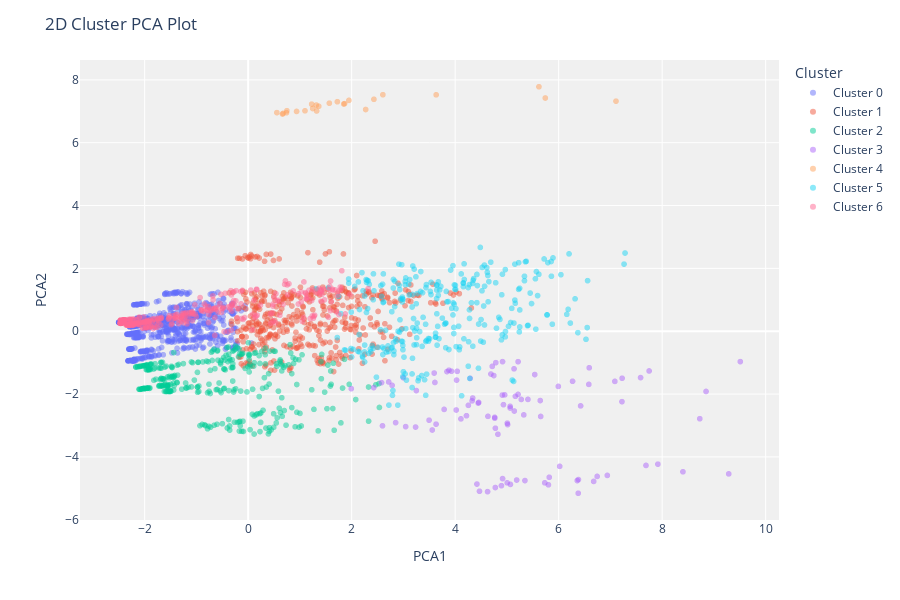
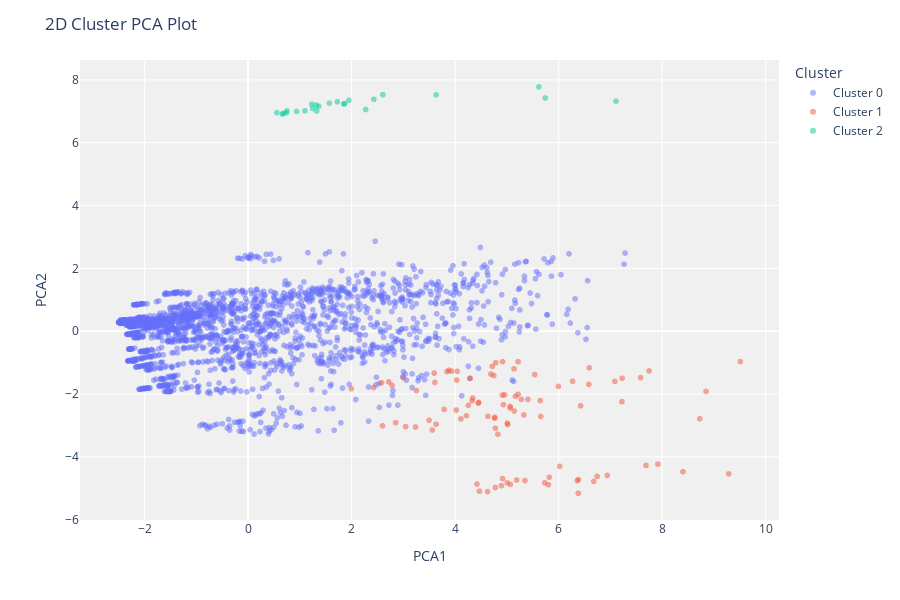

Notebook cell for these charts, in order:
### Code cell
#plotting the two best performers, kmeans and spectral clustering
kmeans = create_model('kmeans', num_clusters=7)
print('Kmeans Clusters')
plot_model(kmeans, plot = 'cluster')

sc = create_model('sc', num_clusters=3)
print('Spectral Clusters')
plot_model(sc, plot = 'cluster');

### Figure 1 — Plotly figure (JSON) as saved in the notebook; plotly's stock layout.template omitted (floating-point values rounded to 4 significant figures; data arrays with more than 128 entries replaced by an {"elided": "..."} marker saying what was removed)
{"data": [{"customdata": {"elided": "892x1 float values"}, "hovertemplate": "Cluster=Cluster 0<br>PCA1=%{x}<br>PCA2=%{y}<br>Feature=%{customdata[0]}<extra></extra>", "legendgroup": "Cluster 0", "marker": {"color": "#636efa", "opacity": 0.5, "symbol": "circle"}, "mode": "markers", "name": "Cluster 0", "showlegend": true, "textposition": "top center", "type": "scattergl", "x": {"elided": "892 float values"}, "xaxis": "x", "y": {"elided": "892 float values"}, "yaxis": "y"}, {"customdata": {"elided": "423x1 float values"}, "hovertemplate": "Cluster=Cluster 1<br>PCA1=%{x}<br>PCA2=%{y}<br>Feature=%{customdata[0]}<extra></extra>", "legendgroup": "Cluster 1", "marker": {"color": "#EF553B", "opacity": 0.5, "symbol": "circle"}, "mode": "markers", "name": "Cluster 1", "showlegend": true, "textposition": "top center", "type": "scattergl", "x": {"elided": "423 float values"}, "xaxis": "x", "y": {"elided": "423 float values"}, "yaxis": "y"}, {"customdata": {"elided": "334x1 float values"}, "hovertemplate": "Cluster=Cluster 2<br>PCA1=%{x}<br>PCA2=%{y}<br>Feature=%{customdata[0]}<extra></extra>", "legendgroup": "Cluster 2", "marker": {"color": "#00cc96", "opacity": 0.5, "symbol": "circle"}, "mode": "markers", "name": "Cluster 2", "showlegend": true, "textposition": "top center", "type": "scattergl", "x": {"elided": "334 float values"}, "xaxis": "x", "y": {"elided": "334 float values"}, "yaxis": "y"}, {"customdata": [[-0.006267], [-0.005855], [-0.006267], [-0.005855], [-0.006267], [-0.006267], [-0.005855], [-0.006267], [-0.006267], [-0.006267], [-0.006267], [-0.006267], [-0.006267], [-0.006267], [-0.006267], [-0.006267], [-0.005855], [-0.006267], [-0.006267], [-0.006267], [-0.006267], [-0.006267], [-0.006267], [-0.006267], [-0.006267], [-0.005855], [-0.007862], [-0.006267], [-0.005855], [-0.008587], [-0.005855], [-0.008587], [-0.008587], [-0.006267], [-0.008587], [-0.008587], [-0.008587], [-0.008587], [-0.008587], [-0.008587], [-0.008587], [-0.007862], [-0.007862], [-0.007862], [-0.005855], [-0.007862], [-0.007862], [-0.008587], [-0.008587], [-0.008587], [-0.008587], [-0.008587], [-0.008587], [-0.008587], [-0.008587], [-0.008587], [-0.005855], [-0.005855], [-0.005855], [-0.007862], [-0.007862], [-0.006267], [-0.007862], [-0.005855], [-0.005855], [-0.005855], [-0.005855], [-0.005855], [-0.005855], [-0.005855], [-0.005855], [-0.005855], [-0.005855], [-0.005855], [-0.007862], [-0.007862], [-0.007862], [-0.007862], [-0.007862], [-0.008587], [-0.008587], [-0.007862], [-0.007862], [-0.007862], [-0.007862], [-0.007862], [-0.005855], [-0.005855], [-0.007862], [-0.007862], [-0.008587], [-0.008587], [-0.007862], [-0.007862], [-0.008587], [-0.007862]], "hovertemplate": "Cluster=Cluster 3<br>PCA1=%{x}<br>PCA2=%{y}<br>Feature=%{customdata[0]}<extra></extra>", "legendgroup": "Cluster 3", "marker": {"color": "#ab63fa", "opacity": 0.5, "symbol": "circle"}, "mode": "markers", "name": "Cluster 3", "showlegend": true, "textposition": "top center", "type": "scattergl", "x": [4.327, 5.326, 4.339, 4.112, 7.582, 9.51, 3.496, 4.455, 5.164, 4.957, 5.994, 7.748, 6.582, 6.268, 7.085, 7.226, 8.726, 4.446, 4.219, 4.634, 4.02, 5.277, 5.406, 5.062, 5.653, 3.631, 4.785, 5.216, 8.847, 5.005, 5.644, 5.802, 5.818, 4.256, 6.676, 6.94, 6.382, 6.359, 5.731, 5.348, 5.188, 4.29, 4.747, 2.999, 7.223, 3.842, 4.915, 4.894, 6.378, 4.776, 4.47, 5.067, 4.626, 4.421, 4.916, 6.02, 4.934, 5.062, 6.424, 3.88, 3.594, 4.91, 3.929, 2.849, 3.235, 3.044, 3.557, 3.787, 2.596, 4.826, 5.013, 5.143, 5.008, 4.777, 1.993, 5.216, 6.59, 4.717, 5.138, 9.286, 6.744, 3.609, 3.25, 2.577, 2.782, 2.426, 4.765, 4.764, 2.716, 5.537, 7.917, 8.401, 4.691, 4.027, 7.687, 4.04], "xaxis": "x", "y": [-2.217, -2.663, -2.126, -2.79, -1.476, -0.9681, -2.831, -2.267, -2.072, -2.026, -1.757, -1.265, -1.692, -1.594, -1.597, -1.497, -2.784, -2.287, -2.689, -2.709, -2.508, -2.171, -2.17, -2.39, -2.713, -2.958, -1.001, -2.011, -1.917, -4.826, -2.207, -4.889, -4.649, -2.359, -4.78, -4.589, -4.721, -4.754, -4.825, -4.754, -4.737, -1.499, -1.412, -1.482, -2.242, -1.285, -0.9679, -4.916, -5.157, -4.975, -5.093, -4.876, -5.105, -4.865, -4.69, -4.301, -2.337, -2.444, -2.376, -1.241, -1.332, -2.033, -1.274, -2.91, -3.051, -3.036, -3.144, -2.489, -3.012, -3.28, -2.972, -2.54, -2.927, -3.088, -1.829, -0.9695, -1.164, -1.119, -1.196, -4.541, -4.621, -1.631, -1.89, -1.637, -1.725, -1.795, -2.768, -2.74, -1.614, -1.38, -4.232, -4.474, -1.362, -1.556, -4.272, -1.276], "yaxis": "y"}, {"customdata": [[0.01218], [0.01218], [0.01218], [0.01218], [0.01218], [0.01218], [0.01218], [0.01218], [0.01218], [0.01218], [0.01218], [0.01218], [0.01218], [0.01218], [0.01218], [0.01218], [0.01218], [0.01218], [0.01218], [0.01218], [0.01218], [0.01218], [0.01218], [0.01218]], "hovertemplate": "Cluster=Cluster 4<br>PCA1=%{x}<br>PCA2=%{y}<br>Feature=%{customdata[0]}<extra></extra>", "legendgroup": "Cluster 4", "marker": {"color": "#FFA15A", "opacity": 0.5, "symbol": "circle"}, "mode": "markers", "name": "Cluster 4", "showlegend": true, "textposition": "top center", "type": "scattergl", "x": [1.099, 0.5544, 0.7485, 5.619, 7.108, 0.7406, 5.742, 0.6641, 1.317, 3.633, 1.227, 1.365, 1.247, 1.323, 2.603, 1.569, 1.947, 1.862, 2.43, 0.9357, 0.6743, 1.723, 1.847, 2.271], "xaxis": "x", "y": [7.015, 6.957, 7.018, 7.781, 7.322, 6.954, 7.423, 6.913, 7.199, 7.525, 7.227, 7.16, 7.089, 7.011, 7.527, 7.258, 7.348, 7.244, 7.381, 6.996, 6.932, 7.305, 7.232, 7.057], "yaxis": "y"}, {"customdata": {"elided": "285x1 float values"}, "hovertemplate": "Cluster=Cluster 5<br>PCA1=%{x}<br>PCA2=%{y}<br>Feature=%{customdata[0]}<extra></extra>", "legendgroup": "Cluster 5", "marker": {"color": "#19d3f3", "opacity": 0.5, "symbol": "circle"}, "mode": "markers", "name": "Cluster 5", "showlegend": true, "textposition": "top center", "type": "scattergl", "x": {"elided": "285 float values"}, "xaxis": "x", "y": {"elided": "285 float values"}, "yaxis": "y"}, {"customdata": {"elided": "346x1 float values"}, "hovertemplate": "Cluster=Cluster 6<br>PCA1=%{x}<br>PCA2=%{y}<br>Feature=%{customdata[0]}<extra></extra>", "legendgroup": "Cluster 6", "marker": {"color": "#FF6692", "opacity": 0.5, "symbol": "circle"}, "mode": "markers", "name": "Cluster 6", "showlegend": true, "textposition": "top center", "type": "scattergl", "x": {"elided": "346 float values"}, "xaxis": "x", "y": {"elided": "346 float values"}, "yaxis": "y"}], "layout": {"height": 600, "legend": {"title": {"text": "Cluster"}, "tracegroupgap": 0}, "margin": {"t": 60}, "plot_bgcolor": "rgb(240,240,240)", "title": {"text": "2D Cluster PCA Plot"}, "xaxis": {"anchor": "y", "domain": [0, 1], "title": {"text": "PCA1"}}, "yaxis": {"anchor": "x", "domain": [0, 1], "title": {"text": "PCA2"}}}}

### Figure 2 — Plotly figure (JSON) as saved in the notebook; plotly's stock layout.template omitted (floating-point values rounded to 4 significant figures; data arrays with more than 128 entries replaced by an {"elided": "..."} marker saying what was removed)
{"data": [{"customdata": {"elided": "2280x1 float values"}, "hovertemplate": "Cluster=Cluster 0<br>PCA1=%{x}<br>PCA2=%{y}<br>Feature=%{customdata[0]}<extra></extra>", "legendgroup": "Cluster 0", "marker": {"color": "#636efa", "opacity": 0.5, "symbol": "circle"}, "mode": "markers", "name": "Cluster 0", "showlegend": true, "textposition": "top center", "type": "scattergl", "x": {"elided": "2280 float values"}, "xaxis": "x", "y": {"elided": "2280 float values"}, "yaxis": "y"}, {"customdata": [[-0.007862], [-0.005855], [-0.005855], [-0.005855], [-0.005855], [-0.005855], [-0.005855], [-0.005855], [-0.005855], [-0.005855], [-0.005855], [-0.005855], [-0.005855], [-0.005855], [-0.005855], [-0.005855], [-0.005855], [-0.005855], [-0.005855], [-0.005855], [-0.005855], [-0.005855], [-0.005855], [-0.005855], [-0.008587], [-0.008587], [-0.008587], [-0.008587], [-0.008587], [-0.008587], [-0.008587], [-0.008587], [-0.008587], [-0.008587], [-0.008587], [-0.008587], [-0.008587], [-0.008587], [-0.008587], [-0.008587], [-0.008587], [-0.008587], [-0.008587], [-0.008587], [-0.008587], [-0.008587], [-0.005855], [-0.008587], [-0.008587], [-0.006267], [-0.006267], [-0.006267], [-0.006267], [-0.006267], [-0.006267], [-0.006267], [-0.006267], [-0.006267], [-0.006267], [-0.006267], [-0.006267], [-0.006267], [-0.006267], [-0.006267], [-0.006267], [-0.006267], [-0.006267], [-0.006267], [-0.006267], [-0.006267], [-0.007862], [-0.006267], [-0.006267], [-0.007862], [-0.007862], [-0.007862], [-0.007862], [-0.007862], [-0.007862], [-0.007862], [-0.007862], [-0.007862], [-0.007862], [-0.006267], [-0.007862], [-0.007862], [-0.007862], [-0.007862], [-0.007862], [-0.007862], [-0.007862], [-0.007862], [-0.007862], [-0.007862], [-0.007862], [-0.007862]], "hovertemplate": "Cluster=Cluster 1<br>PCA1=%{x}<br>PCA2=%{y}<br>Feature=%{customdata[0]}<extra></extra>", "legendgroup": "Cluster 1", "marker": {"color": "#EF553B", "opacity": 0.5, "symbol": "circle"}, "mode": "markers", "name": "Cluster 1", "showlegend": true, "textposition": "top center", "type": "scattergl", "x": [4.027, 5.644, 7.223, 8.847, 8.726, 5.326, 4.112, 3.496, 3.631, 4.764, 6.424, 4.765, 3.235, 3.044, 3.557, 3.787, 2.596, 4.826, 5.013, 5.143, 5.008, 2.849, 5.062, 4.934, 4.916, 7.917, 8.401, 6.744, 9.286, 5.802, 5.818, 6.676, 6.94, 6.382, 6.359, 5.731, 5.348, 5.188, 5.005, 4.894, 6.378, 4.776, 4.47, 5.067, 4.626, 4.421, 4.777, 6.02, 7.687, 5.994, 5.277, 4.02, 4.634, 4.219, 4.446, 6.582, 7.226, 7.085, 6.268, 5.406, 5.216, 7.582, 9.51, 7.748, 4.339, 4.327, 4.957, 5.164, 4.91, 4.455, 4.747, 4.256, 5.062, 2.999, 4.691, 5.216, 6.59, 4.717, 5.138, 3.609, 2.716, 1.993, 2.426, 5.653, 5.537, 2.577, 3.25, 4.04, 3.929, 3.594, 4.915, 4.785, 3.88, 3.842, 2.782, 4.29], "xaxis": "x", "y": [-1.556, -2.207, -2.242, -1.917, -2.784, -2.663, -2.79, -2.831, -2.958, -2.74, -2.376, -2.768, -3.051, -3.036, -3.144, -2.489, -3.012, -3.28, -2.972, -2.54, -2.927, -2.91, -2.444, -2.337, -4.69, -4.232, -4.474, -4.621, -4.541, -4.889, -4.649, -4.78, -4.589, -4.721, -4.754, -4.825, -4.754, -4.737, -4.826, -4.916, -5.157, -4.975, -5.093, -4.876, -5.105, -4.865, -3.088, -4.301, -4.272, -1.757, -2.171, -2.508, -2.709, -2.689, -2.287, -1.692, -1.497, -1.597, -1.594, -2.17, -2.011, -1.476, -0.9681, -1.265, -2.126, -2.217, -2.026, -2.072, -2.033, -2.267, -1.412, -2.359, -2.39, -1.482, -1.362, -0.9695, -1.164, -1.119, -1.196, -1.631, -1.614, -1.829, -1.795, -2.713, -1.38, -1.637, -1.89, -1.276, -1.274, -1.332, -0.9679, -1.001, -1.241, -1.285, -1.725, -1.499], "yaxis": "y"}, {"customdata": [[0.01218], [0.01218], [0.01218], [0.01218], [0.01218], [0.01218], [0.01218], [0.01218], [0.01218], [0.01218], [0.01218], [0.01218], [0.01218], [0.01218], [0.01218], [0.01218], [0.01218], [0.01218], [0.01218], [0.01218], [0.01218], [0.01218], [0.01218], [0.01218]], "hovertemplate": "Cluster=Cluster 2<br>PCA1=%{x}<br>PCA2=%{y}<br>Feature=%{customdata[0]}<extra></extra>", "legendgroup": "Cluster 2", "marker": {"color": "#00cc96", "opacity": 0.5, "symbol": "circle"}, "mode": "markers", "name": "Cluster 2", "showlegend": true, "textposition": "top center", "type": "scattergl", "x": [5.619, 7.108, 5.742, 3.633, 1.099, 0.9357, 0.7406, 0.7485, 0.6743, 0.5544, 0.6641, 2.43, 2.271, 1.723, 1.862, 1.569, 1.227, 1.365, 1.247, 1.323, 2.603, 1.947, 1.847, 1.317], "xaxis": "x", "y": [7.781, 7.322, 7.423, 7.525, 7.015, 6.996, 6.954, 7.018, 6.932, 6.957, 6.913, 7.381, 7.057, 7.305, 7.244, 7.258, 7.227, 7.16, 7.089, 7.011, 7.527, 7.348, 7.232, 7.199], "yaxis": "y"}], "layout": {"height": 600, "legend": {"title": {"text": "Cluster"}, "tracegroupgap": 0}, "margin": {"t": 60}, "plot_bgcolor": "rgb(240,240,240)", "title": {"text": "2D Cluster PCA Plot"}, "xaxis": {"anchor": "y", "domain": [0, 1], "title": {"text": "PCA1"}}, "yaxis": {"anchor": "x", "domain": [0, 1], "title": {"text": "PCA2"}}}}
